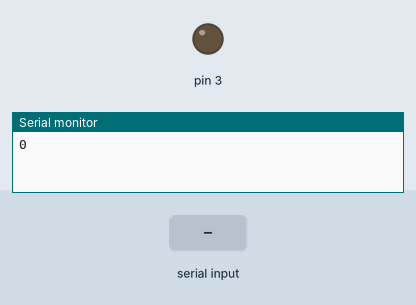
Simulated run of this sketch. Board: Arduino Uno, built with avr-gcc and run on an emulated ATmega328P. Shown: output pins drawn as LEDs (lit = HIGH), the last lines printed to the serial monitor. The test bench sets the inputs (shaded band).

Above: at 1.2 s.
1.3 s: "90,45\n" received over Serial
At 2.1 s:
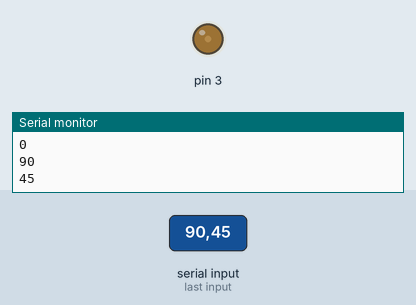
3.8 s: "30,150\n" received over Serial
At 4.5 s:
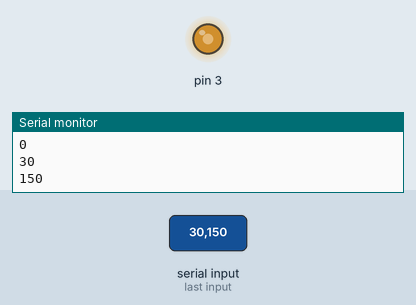
6.3 s: "200\n" received over Serial
At 7.1 s:
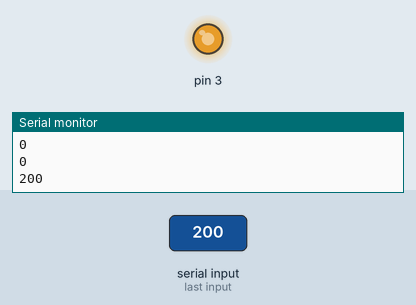
Timing chart, 0 to 9.3 s (numbered marks = the images above; inputs shaded):
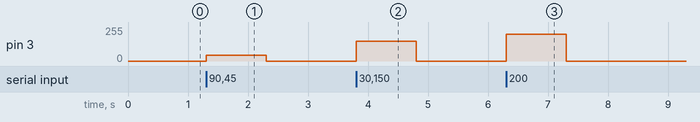

Measured:
- after the input at 1.3 s, pin 3: 0/255 → 45/255 at once, → 0/255 1.0 s later
- after the input at 3.8 s, pin 3: 0/255 → 150/255 at once, → 0/255 1.0 s later
- after the input at 6.3 s, pin 3: 0/255 → 200/255 at once, → 0/255 1.0 s later

The sketch:

arduivisPD_input.ino
```cpp
/*

~~~~~~~ arduivis - Pure Data ~~~~~~~
~~~~~ model#2: input ~~~~~

PD: arduivis_model2_PD_input.pd

This is an example of how to read a slider from
Pure Data and write the values to a PWM LED connected
to an Arduino.

This code is in the public domain

written by Christopher Konopka
http://cskonopka.github.io/arduivis/
http://christopherkonopka.com/

*/
void setup()
{
  //  Create/open serial port
    Serial.begin(9600);

  // Define LED mode
  // PWM LED
    pinMode(3, OUTPUT);
}

void loop()
{

  // Slider from Pure Data
    int pdSlider;

  // Parse incoming Pure Data slider values
  // from Pure Data, to Arduino
    pdSlider = Serial.parseInt();

  // Write parsed values to LEDs
  // Fading LED
  // from Pure Data, to Arduino
    analogWrite(3, pdSlider);

  // Pure Data Slider values to serial buffer
  // [comport] object
  // to Pure Data, from Arduino
    Serial.println(pdSlider);
}
```
